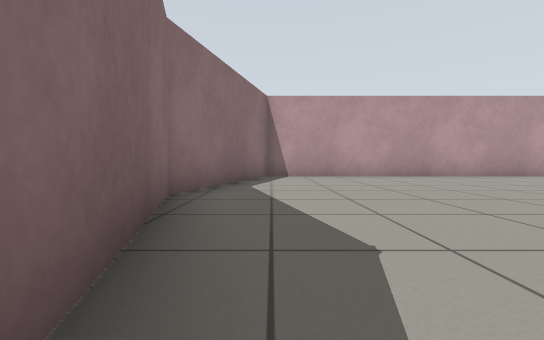
view 1 (above)

14 first-person views from a walk through a world built for the Gazebo simulator. The camera is 0.5 m above the floor, tilts 2° down and sees 90° across. The floor is counted in squares, 1 m on a side. Each view is taken from the middle of a square. On the plan, view 1 faces up. The plan holds only what a view shows up to about 9 squares ahead; the rest is blank.

view 2
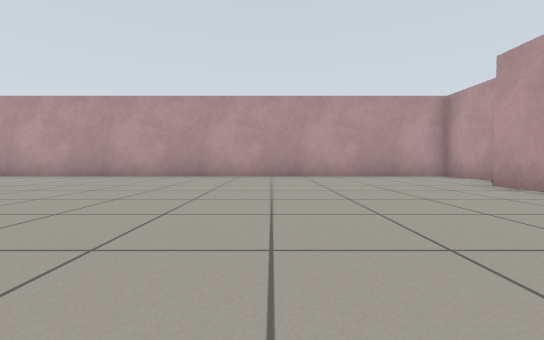

view 3
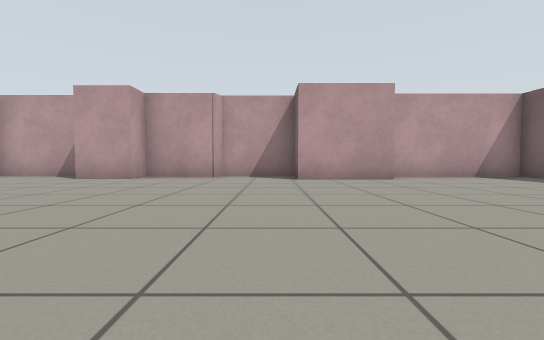

view 4
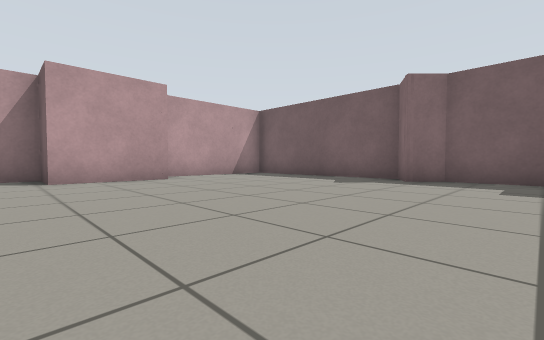

view 5
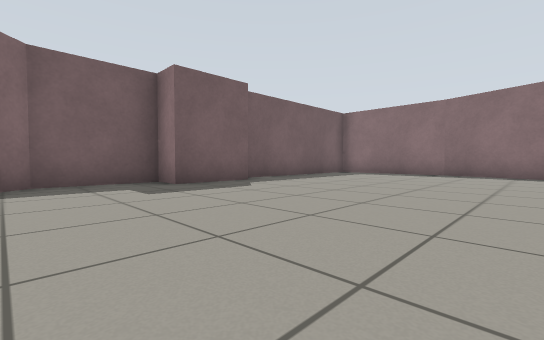

view 6
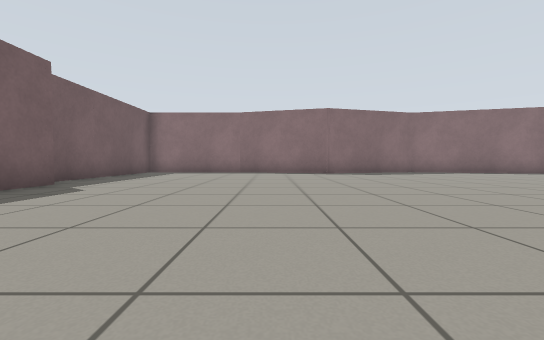

view 7
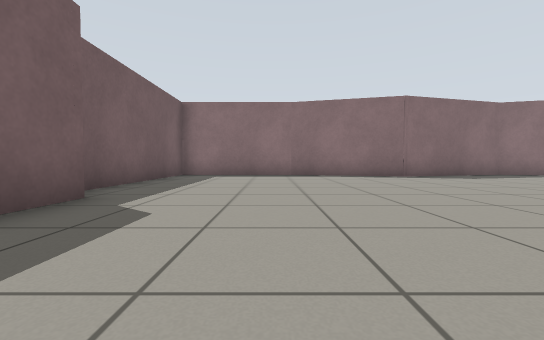

view 8
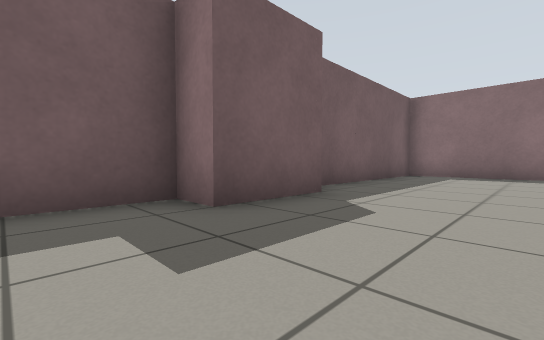

view 9
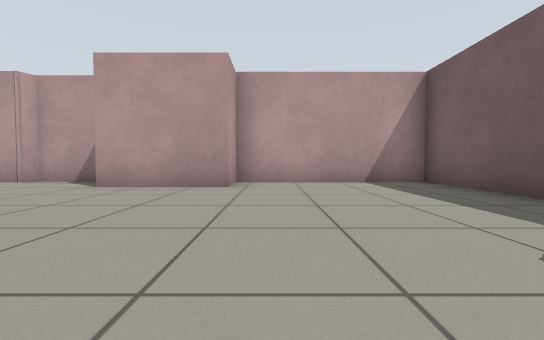

view 10
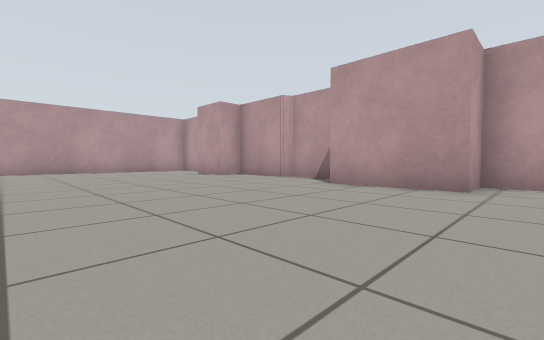

view 11
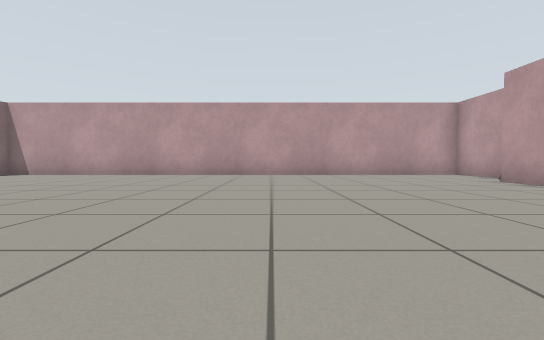

view 12
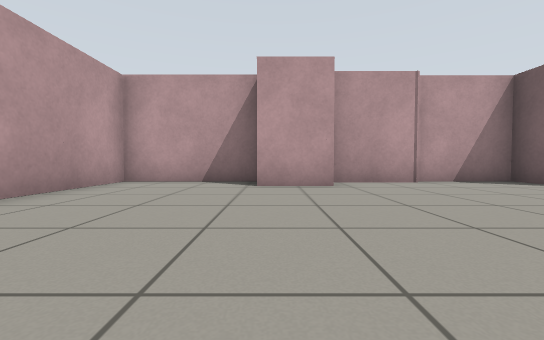

view 13
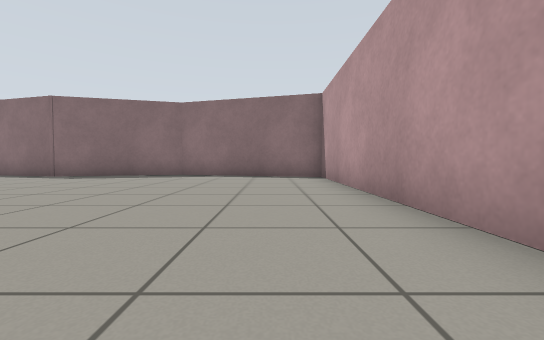

view 14
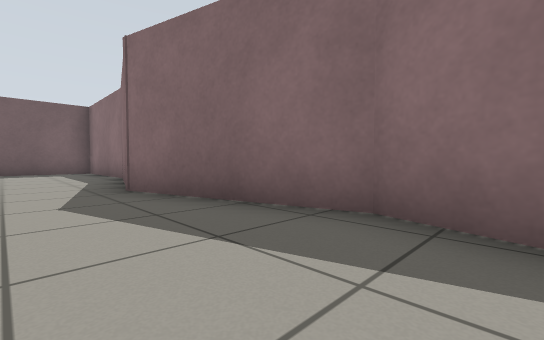

### Floor plan
Points are (right, up) in squares from view 1. A wall is a line through its corners. A room is listed if a view was taken in it or the views show most of it. See-through windows are left out.
Room 1 (views 1, 2, 3, 4, 5, 6, 7, 8, 9, 10, 11, 12, 13, 14)
walls: (4.4, -6.5) (6.4, -6.5) (6.4, -7.3) (8.6, -7.3) (9.3, -6.7) (9.6, -7.3) (15.2, -7.3) (15.2, -3.2) (14.1, -3.2) (14.1, -0.7) (15.5, -0.7) (15.5, 1.5) (15.2, 1.7) (15.2, 3.8) (14.3, 3.8) (14.3, 5.4); (-1.4, -3.2) (-1.4, -7.1) (4, -7.1); (15.5, 5.2) (15.5, 8.5) (-0.2, 8.5) (-1.5, 3.9) (-0.5, 0.2) (-1.4, -3.4)

Positions as (right, up) in squares from view 1, and headings:
1: (0, 0), facing up
2: (10, 0), facing up
3: (7, 0), facing right
4: (7, 0), facing down-right
5: (9, -1), facing down-left
6: (10, -2), facing left
7: (8, -4), facing left
8: (8, -4), facing down-left
9: (9, -4), facing right
10: (9, -4), facing up-right
11: (9, -1), facing up
12: (9, 5), facing right
13: (8, 7), facing left
14: (1, 5), facing down-left
